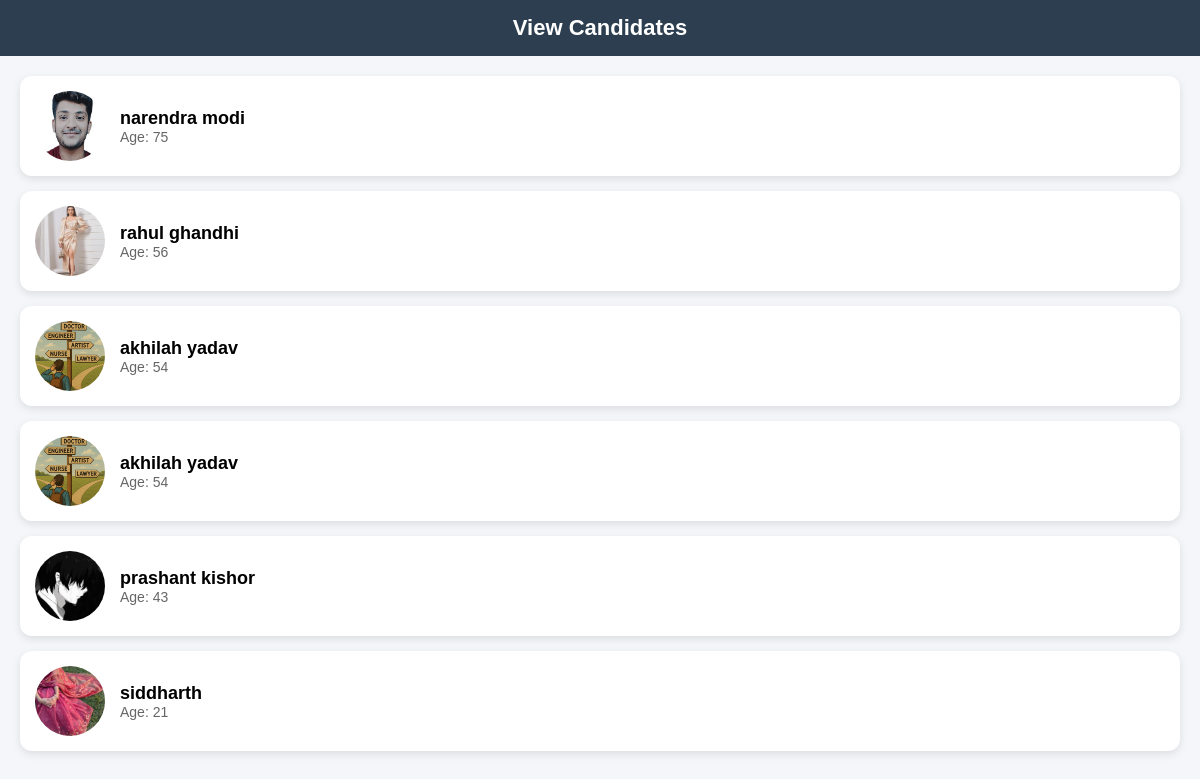
Screenshot of /view_candidate/1/ with the database file from the repository.
### facevotex_app/models.py (models this page shows)
class Candidates(models.Model):
    poll=models.ForeignKey(Poll,on_delete=models.CASCADE)
    candidate_name=models.CharField(max_length=100)
    gender=models.CharField(max_length=50)
    phone= models.CharField(max_length=50)
    age= models.CharField(max_length=50)
    mail= models.CharField(max_length=50)
    votes=models.CharField(max_length=50,default=0)
    profile_pic =models.ImageField(upload_to="candidate/profile/")

### facevotex_app/creator_views.py (the view)
# urls.py: path('view_candidate/<str:id>/',creator_views.view_candidate,name='view_candidate'),
def view_candidate(request,id):
                  if request.method=='GET':
                    poll = Poll.objects.get(id=id)
                    ca_obj = Candidates.objects.filter(poll=poll)
                    data={
                       "info":ca_obj
                    }
                    return render(request,'facevotex_app/poll_creator/view_candidate.html',data)

### facevotex_app/templates/facevotex_app/poll_creator/view_candidate.html (shortened to what this page needs)
<!DOCTYPE html>
<html lang="en">
<head>
</head>
<body>
<header>View Candidates</header>
<div class="container">
{% for c in info %}
<div class="candidate-card">
    <div class="left">
        <img src="{{ c.profile_pic.url }}" class="candidate-img">
        <div>
            <div class="name">{{ c.candidate_name }}</div>
            <div class="age">Age: {{ c.age }}</div>
        </div>
    </div>
</div>
{% endfor %}
</div>
</body>
</html>

### facevotex_app/templates/facevotex_app/poll_creator/view_candidate.html (style rules this page uses)
body { margin: 0; font-family: Arial, sans-serif; background: #f4f6f9; }
header { background: #2c3e50; color: white; text-align: center; padding: 15px; font-size: 22px; font-weight: bold; }
.container { padding: 20px; }
.candidate-card { background: white; border-radius: 12px; padding: 15px; margin-bottom: 15px; display: flex; justify-content: space-between; align-items: center; box-shadow: 0 3px 8px rgba(0,0,0,0.1); }
.left { display: flex; align-items: center; gap: 15px; }
.candidate-img { width: 70px; height: 70px; border-radius: 50%; object-fit: cover; }
.name { font-size: 18px; font-weight: bold; }
.age { font-size: 14px; color: #666; }

### rows the page displays
Candidates: profile_pic (picture), candidate_name "narendra modi", age "75"
Candidates: profile_pic (picture), candidate_name "rahul ghandhi", age "56"
Candidates: profile_pic (picture), candidate_name "akhilah yadav", age "54"
Candidates: profile_pic (picture), candidate_name "akhilah yadav", age "54"
Candidates: profile_pic (picture), candidate_name "prashant kishor", age "43"
Candidates: profile_pic (picture), candidate_name "siddharth", age "21"
